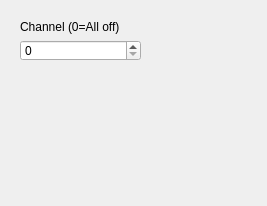
<?xml version="1.0" encoding="UTF-8"?>
<ui version="4.0">
 <class>select_ua_channel</class>
 <widget class="QWidget" name="select_ua_channel">
  <property name="geometry">
   <rect>
    <x>0</x>
    <y>0</y>
    <width>267</width>
    <height>206</height>
   </rect>
  </property>
  <property name="windowTitle">
   <string>Form</string>
  </property>
  <widget class="QWidget" name="layoutWidget">
   <property name="geometry">
    <rect>
     <x>20</x>
     <y>20</y>
     <width>121</width>
     <height>41</height>
    </rect>
   </property>
   <layout class="QVBoxLayout" name="sel_ua_channel_vert">
    <item>
     <widget class="QLabel" name="label">
      <property name="text">
       <string>Channel (0=All off)</string>
      </property>
     </widget>
    </item>
    <item>
     <widget class="QSpinBox" name="sel_ua_channel_spin">
      <property name="maximum">
       <number>10</number>
      </property>
     </widget>
    </item>
   </layout>
  </widget>
 </widget>
 <resources/>
 <connections/>
</ui>
